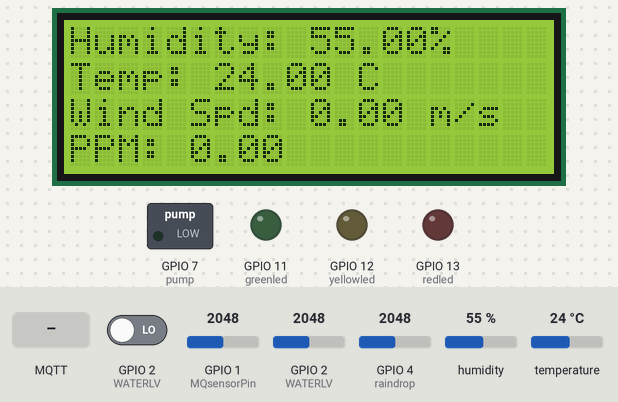
Simulated run of this sketch. Board: ESP32-S3. Parts: 20×4 character LCD, switched loads named in the sketch (green lamp = pin HIGH), output pins drawn as LEDs (lit = HIGH). Inputs (shaded band) come from the test bench; at power-on: GPIO 1 (MQsensorPin) = 2048, humidity 55 %, GPIO 2 (WATERLV) LOW, temperature 24 °C, GPIO 2 (WATERLV) = 2048, GPIO 4 (raindrop) = 2048. WiFi joins after 1.5 s; servers stay silent unless stated; no MQTT or app messages arrive unless stated; what the sketch prints to the serial monitor is not drawn.

Above: at 1.89 s.
2.8 s: MQTT message "OFF" arrives on the first subscribed topic
At 3.1 s:
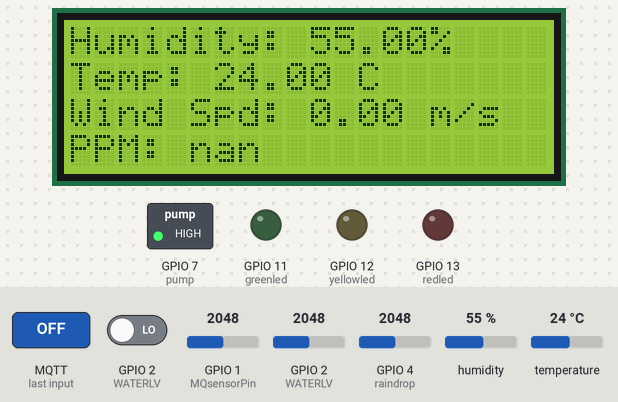
4.3 s: GPIO 1 (MQsensorPin) set to 1086
6.4 s: GPIO 1 (MQsensorPin) set to 976
At 8.0 s:
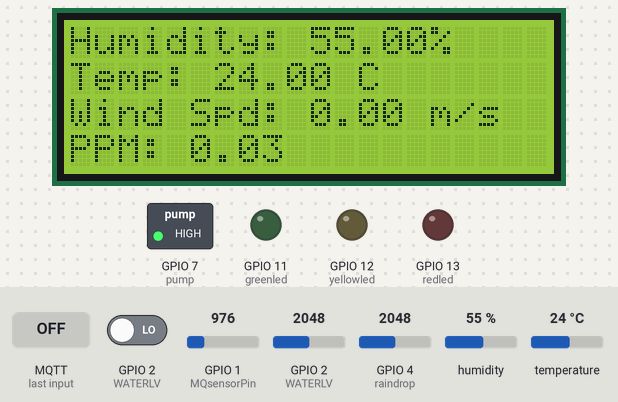
8.7 s: humidity set to 22 %
At 11.4 s:
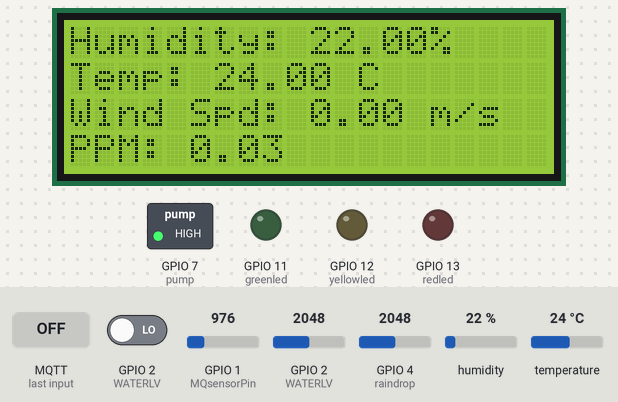
11.7 s: GPIO 2 (WATERLV) driven HIGH
At 12.98 s:
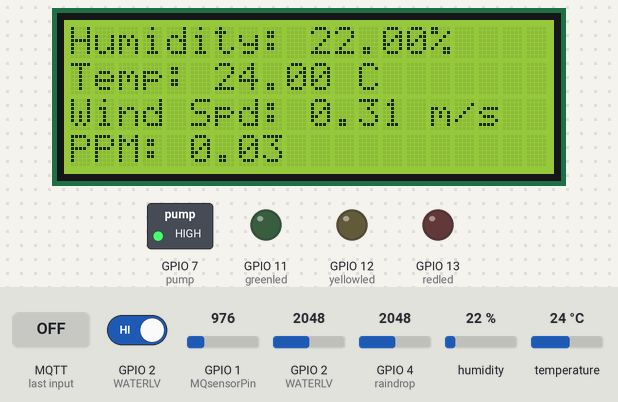
14.7 s: temperature set to 12 °C
At 17.5 s:
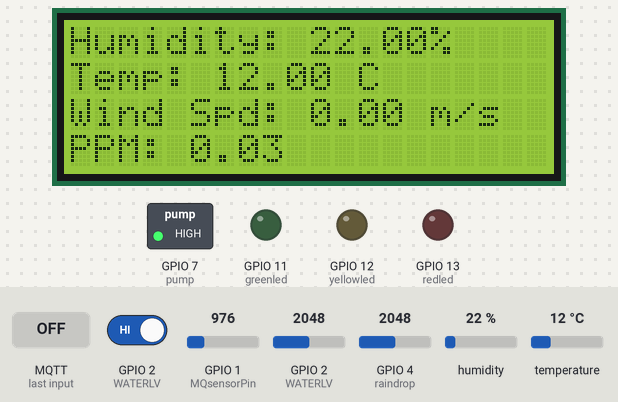
Timing chart, 0 to 18.7 s (numbered marks = the images above; inputs shaded):
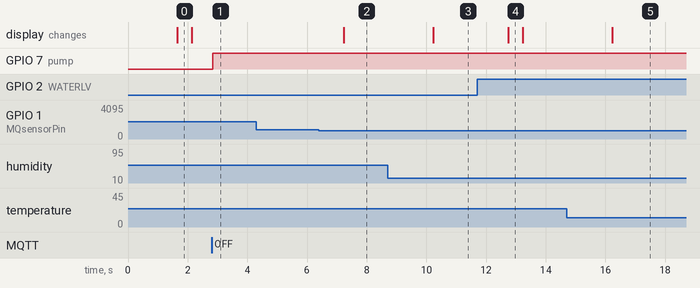

Measured:
- the behaviour switches between 1024 and 1023 on GPIO 1 (MQsensorPin) (found by bisection; images 1 and 2)
- after the input at 2.8 s, GPIO 7 (pump): LOW → HIGH after 0.05 s
- after the input at 4.3 s, every drawn part: stays the same
- after the input at 6.4 s, the display: changes after 0.82 s (image 2)
- after the input at 8.7 s, the display: changes after 1.5 s (image 3)
- after the input at 11.7 s, the display: changes after 1.0 s (image 4)
- after the input at 14.7 s, the display: changes after 1.5 s (image 5)
- what the display in image 0 shows lasts 0.4 s, from 1.7 s to 2.1 s

The sketch:

finalleawwwwwwwwwwwwwwwwwwwwww.ino
```cpp
#include <WiFi.h>
#include <PubSubClient.h>
#include "DHT.h"
#include <Wire.h>
#include <LiquidCrystal_I2C.h>
//test

#define DHTPIN 5
#define greenled 11
#define yellowled 12
#define redled 13
#define DHTTYPE DHT11
#define WATERLV A1
#define raindrop A3
#define IRsensorPin 2

//ปั้ม
#define pump 7
//const unsigned long onehour = 3600000; //3600000
//unsigned long previous = 0;


// ค่าคงที่และตัวแปร
volatile int count = 0;
unsigned long previousMillis = 0;
unsigned long lastLcdUpdate = 0;
unsigned long lastSensorUpdate = 0;
const unsigned long lcdInterval = 500;      // อัพเดท LCD ทุก 0.5 วินาที
const unsigned long sensorInterval = 500;  // อัพเดทเซนเซอร์ทุก 2 วินาที
const unsigned long interval = 500;
float D = 0.1;
float C;  // ตัวแปรสำหรับความเร็วลม

// ค่าคงที่ของเซนเซอร์ MQ
int MQsensorPin = A0;
float R0 = 10.0, k = 1.0, n = -1.2;
float PPM;

DHT dht(DHTPIN, DHTTYPE);
LiquidCrystal_I2C lcd(0x27, 20, 4);

// การตั้งค่า WiFi และ MQTT
const char* ssid = "Chaiyotha";
const char* password = "0922833497";
const char* mqtt_server = "broker.hivemq.com";
const int mqtt_port = 1883;
const char* mqtt_Client = "Ploynumthong-13ff0552-6e46-4ca2-a472-6b455940034d";

WiFiClient espClient;
PubSubClient client(espClient);

long lastMsg = 0;
char msg[150];
String DataString;

// ฟังก์ชัน callback ของ MQTT
void callback(char* topic, byte* payload, unsigned int length) {
  Serial.print("Message arrived [");
  Serial.print(topic);
  Serial.print("] ");

  String message;
  for (int i = 0; i < length; i++) {
    message += (char)payload[i];  // Convert payload to a String
  }

  Serial.println(message);
  Serial.println(topic);

  // Check for specific topic and message
  if (String(topic) == "Project/publish") {
    if (message == "suck") {
      digitalWrite(pump, LOW);
      Serial.println("Pump ON for 10 seconds");
      delay(10000);           // Keep the pump ON for 10 seconds
      digitalWrite(pump, HIGH);
      Serial.println("Pump OFF");
    }else if (message == "OFF"){
      digitalWrite(pump, HIGH);
    }else if(message == "ON"){
      digitalWrite(pump, LOW);
    }
  }
}


  // การเชื่อมต่อใหม่ของ MQTT
  void reconnect() {
    while (!client.connected()) {
      Serial.print("Attempting MQTT connection...");
      if (client.connect(mqtt_Client)) {
        Serial.println("connected");
        client.subscribe("Project/publish");
      } else {
        Serial.print("failed, rc=");
        Serial.print(client.state());
        Serial.println(" try again in 5 seconds");
        delay(5000);
      }
    }
  }

  // การตั้งค่า WiFi
  void setupWiFi() {
    Serial.print("Connecting to ");
    Serial.println(ssid);
    WiFi.begin(ssid, password);
    while (WiFi.status() != WL_CONNECTED) {
      delay(15);
      Serial.print(".");
    }
    Serial.println("WiFi connected");
    Serial.println("IP address: ");
    Serial.println(WiFi.localIP());
  }

  // Setup
  void setup() {
    Serial.begin(9600);
    setupWiFi();
    dht.begin();
    lcd.begin();
    lcd.backlight();

    client.setServer(mqtt_server, mqtt_port);
    client.setCallback(callback);

    pinMode(greenled, OUTPUT);
    pinMode(yellowled, OUTPUT);
    pinMode(redled, OUTPUT);
    pinMode(IRsensorPin, INPUT);
    pinMode(pump, OUTPUT);
    attachInterrupt(digitalPinToInterrupt(IRsensorPin), countRpm, RISING);
  }

  // ส่งข้อมูลไปยัง MQTT
  void publishToMQTT(float temperature, float humidity) {
    int waterval = analogRead(WATERLV);
    int raindropval = analogRead(raindrop);

    DataString = "{\"data\":{\"temperature\":" + String(temperature) + ",\"humidity\":" + String(humidity) + ",\"waterval\":" + String(waterval) + ",\"raindropval\":" + String(raindropval) + ",\"PPM\":" + String(PPM) + ",\"C\":" + String(C) + "}}";

    DataString.toCharArray(msg, 150);
    Serial.print("Publish message: ");
    Serial.println(msg);
    client.publish("project/subscribe", msg);
  }

  // แสดงข้อมูลบน LCD
  void displayOnLCD(float temperature, float humidity, float C, float PPM) {
    static float prevTemp = -1, prevHumidity = -1, prevWindSpeed = -1, prevPPM = -1;

    // อัพเดทเฉพาะเมื่อค่ามีการเปลี่ยนแปลง
    if (temperature != prevTemp || humidity != prevHumidity || C != prevWindSpeed || PPM != prevPPM) {

      lcd.clear();  // ล้างหน้าจอเพื่อลดปัญหาทับซ้อน

      lcd.setCursor(0, 0);
      lcd.print("Humidity: ");
      lcd.print(humidity);
      lcd.print("%");

      lcd.setCursor(0, 1);
      lcd.print("Temp: ");
      lcd.print(temperature);
      lcd.print(" C");

      lcd.setCursor(0, 2);
      lcd.print("Wind Spd: ");
      lcd.print(C);
      lcd.print(" m/s");

      lcd.setCursor(0, 3);
      lcd.print("PPM: ");
      lcd.print(PPM);


      prevTemp = temperature;
      prevHumidity = humidity;
      prevWindSpeed = C;
      prevPPM = PPM;
    }
  }

  // Main loop
  void loop() {
    unsigned long now = millis();

    float h = dht.readHumidity();
    float t = dht.readTemperature();

    if (isnan(h) || isnan(t)) {
      Serial.println("Failed to read from DHT sensor!");
      lcd.clear();
      lcd.print("......");
      delay(2000);
      return;
    }

    // อัพเดทการแสดงผลบน LCD ทุก 0.5 วินาที
    if (now - lastLcdUpdate >= lcdInterval) {
      lastLcdUpdate = now;
      displayOnLCD(t, h, C, PPM);
    }

    // ส่งข้อมูลไปยัง MQTT ทุกๆ 10 วินาที
    if (now - lastMsg >= 1000) {
      lastMsg = now;
      publishToMQTT(t, h);
    }

    // ตรวจสอบและคงการเชื่อมต่อกับ MQTT
    if (!client.connected()) {
      reconnect();
    }
    client.loop();

    // อัพเดทค่าการอ่านจากเซนเซอร์ทุกๆ 2 วินาที
    if (now - lastSensorUpdate >= sensorInterval) {
      lastSensorUpdate = now;
      Windspeed();
      PPMvalue();
      waterLevelLED();
    }
  }

  // คำนวณความเร็วลม
  void Windspeed() {
    if (millis() - previousMillis >= interval) {
      previousMillis = millis();
      float R = count * 60;
      count = 0;
      C = (3.14159 * D * R) / 60;

      Serial.print("RPM: ");
      Serial.print(R);
      Serial.print(" | Wind Speed: ");
      Serial.print(C);
      Serial.println(" m/s");
      return;
    }
  }

  // คำนวณ PPM
  void PPMvalue() {
    int sensorValue = analogRead(MQsensorPin);
    float Vout = sensorValue * (5.0 / 1023.0);
    float RS = (5.0 - Vout) / Vout * R0;
    PPM = k * pow((R0 / RS), n);

    Serial.print("Vout: ");
    Serial.print(Vout);
    Serial.print(" V, RS: ");
    Serial.print(RS);
    Serial.print(" kΩ, PPM: ");
    Serial.println(PPM);
    return;
  }


  // กำหนดไฟ LED แสดงระดับน้ำ
  void waterLevelLED() {
    int waterval = analogRead(WATERLV);
    Serial.print(F("Water Level: "));
    Serial.println(waterval);
    /*if (waterval <= 399) {
      digitalWrite(greenled, HIGH);
      digitalWrite(yellowled, LOW);
      digitalWrite(redled, LOW);
    } else if (waterval >= 400 && waterval <= 599) {
      digitalWrite(greenled, LOW);
      digitalWrite(yellowled, HIGH);
      digitalWrite(redled, LOW);
    } else {
      digitalWrite(greenled, LOW);
      digitalWrite(yellowled, LOW);
      digitalWrite(redled, HIGH);
    }*/
    return;
  }


  // Interrupt สำหรับการนับ RPM
  void countRpm() {
    count++;
  }
```
